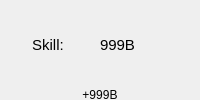
           <widget class="QFrame" name="SkillContainer_2">
            <layout class="QVBoxLayout" name="SkillContainer">
             <property name="spacing">
              <number>0</number>
             </property>
             <property name="leftMargin">
              <number>0</number>
             </property>
             <property name="topMargin">
              <number>0</number>
             </property>
             <property name="rightMargin">
              <number>0</number>
             </property>
             <property name="bottomMargin">
              <number>0</number>
             </property>
             <item>
              <layout class="QHBoxLayout" name="skill_layout">
               <property name="spacing">
                <number>0</number>
               </property>
               <property name="sizeConstraint">
                <enum>QLayout::SetMaximumSize</enum>
               </property>
               <item>
                <widget class="QLabel" name="skill_label">
                 <property name="font">
                  <font>
                   <pointsize>11</pointsize>
                   <italic>false</italic>
                   <bold>false</bold>
                  </font>
                 </property>
                 <property name="text">
                  <string>Skill: </string>
                 </property>
                 <property name="alignment">
                  <set>Qt::AlignCenter</set>
                 </property>
                </widget>
               </item>
               <item>
                <widget class="QLabel" name="skill_value">
                 <property name="font">
                  <font>
                   <pointsize>11</pointsize>
                   <italic>false</italic>
                   <bold>false</bold>
                  </font>
                 </property>
                 <property name="text">
                  <string>999B</string>
                 </property>
                 <property name="alignment">
                  <set>Qt::AlignLeading|Qt::AlignLeft|Qt::AlignVCenter</set>
                 </property>
                </widget>
               </item>
              </layout>
             </item>
             <item>
              <widget class="QLabel" name="skill_session_value">
               <property name="maximumSize">
                <size>
                 <width>16777215</width>
                 <height>10</height>
                </size>
               </property>
               <property name="text">
                <string>+999B</string>
               </property>
               <property name="alignment">
                <set>Qt::AlignCenter</set>
               </property>
              </widget>
             </item>
            </layout>
           </widget>
